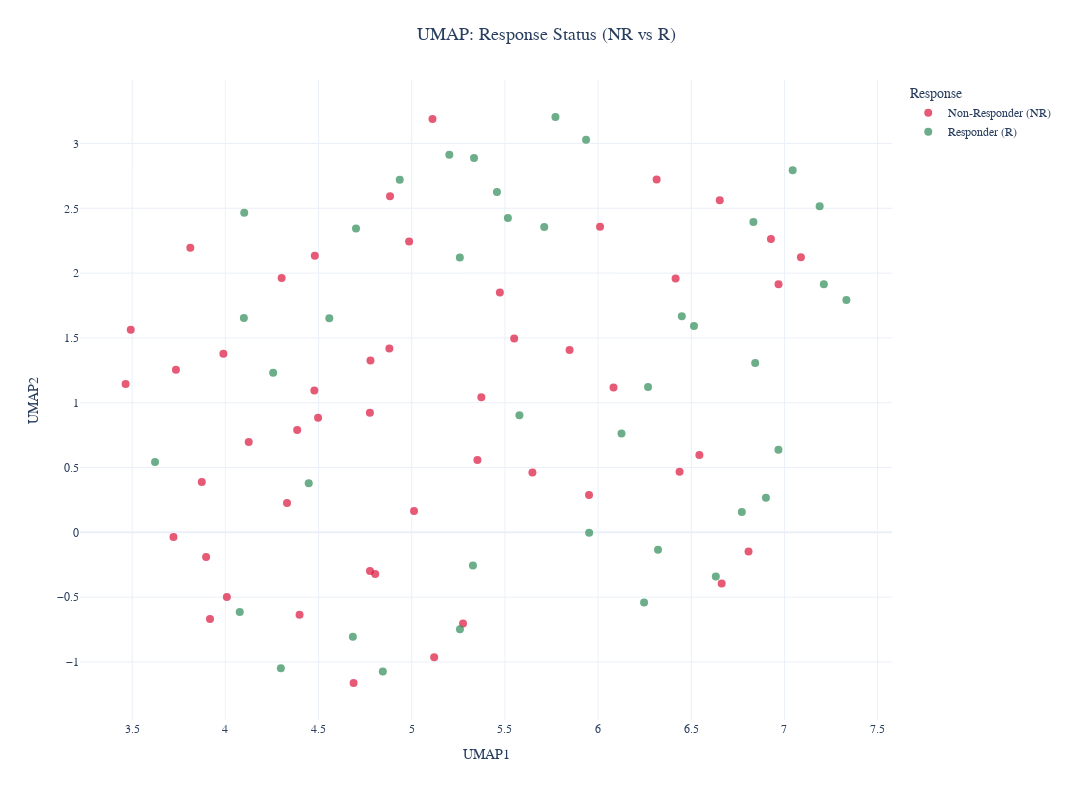
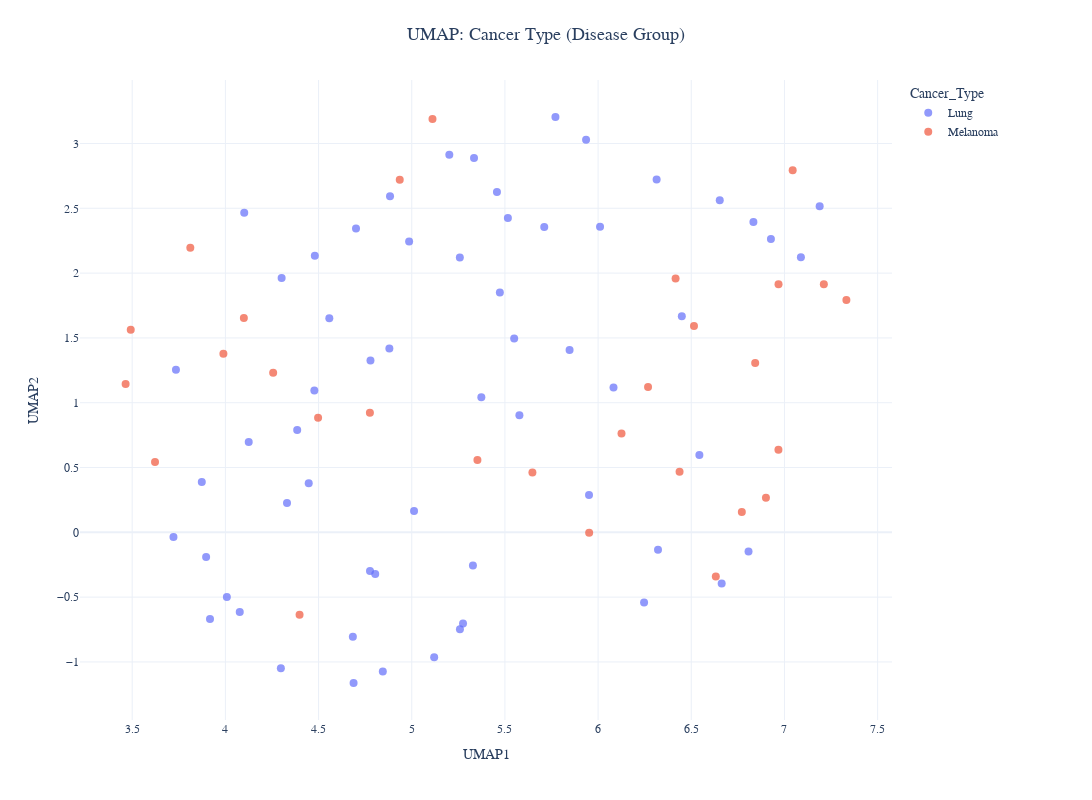

Write notebook code for charts like these, in order.
### Code cell
# %%

# [9] Separate UMAP Visualizations
def create_separate_umap_plots(X, y, df_metadata):
    """Create separate UMAP visualizations for different grouping variables."""
    if not UMAP_AVAILABLE:
        print("UMAP not available - skipping separate UMAP plots")
        return {}

    print("Generating separate UMAP visualizations...")
    scaler = StandardScaler()
    X_scaled = scaler.fit_transform(X)

    plots = {}

    # UMAP for NR vs R
    print("  - UMAP for Response Status (NR vs R)...")
    umap_model = umap.UMAP(n_components=2, random_state=42)
    X_umap = umap_model.fit_transform(X_scaled)

    plot_df = pd.DataFrame(
        {
            "UMAP1": X_umap[:, 0],
            "UMAP2": X_umap[:, 1],
            "Response": y.map({0: "Non-Responder (NR)", 1: "Responder (R)"}),
        }
    )

    # Use consistent response colors
    response_colors = get_response_colors()

    plots["umap_response"] = px.scatter(
        plot_df,
        x="UMAP1",
        y="UMAP2",
        color="Response",
        title="UMAP: Response Status (NR vs R)",
        labels={"color": "Response Status"},
        color_discrete_map=response_colors,
    )
    plots["umap_response"].update_traces(marker=dict(size=8, opacity=0.7))
    plots["umap_response"] = apply_thesis_style(
        plots["umap_response"], plot_type="medium"
    )

    # UMAP for Therapy Type
    print("  - UMAP for Therapy Type...")
    if "Therapy Subgroup" in df_metadata.columns:
        therapy_plot_df = plot_df.copy()
        therapy_plot_df["Therapy_Type"] = df_metadata["Therapy Subgroup"]

        plots["umap_therapy"] = px.scatter(
            therapy_plot_df,
            x="UMAP1",
            y="UMAP2",
            color="Therapy_Type",
            title="UMAP: Therapy Type",
            labels={"color": "Therapy Type"},
        )
        plots["umap_therapy"].update_traces(marker=dict(size=8, opacity=0.7))
        plots["umap_therapy"] = apply_thesis_style(
            plots["umap_therapy"], plot_type="medium"
        )
    else:
        print("    Warning: 'Therapy Subgroup' column not found in metadata")

    # UMAP for Cancer Type (Disease Group)
    print("  - UMAP for Cancer Type...")
    if "Disease Group" in df_metadata.columns:
        cancer_plot_df = plot_df.copy()
        cancer_plot_df["Cancer_Type"] = df_metadata["Disease Group"]

        plots["umap_cancer"] = px.scatter(
            cancer_plot_df,
            x="UMAP1",
            y="UMAP2",
            color="Cancer_Type",
            title="UMAP: Cancer Type (Disease Group)",
            labels={"color": "Cancer Type"},
        )
        plots["umap_cancer"].update_traces(marker=dict(size=8, opacity=0.7))
        plots["umap_cancer"] = apply_thesis_style(
            plots["umap_cancer"], plot_type="medium"
        )
    else:
        print("    Warning: 'Disease Group' column not found in metadata")

    return plots


print("\n--- Generating Separate UMAP Visualizations ---")
separate_umap_plots = create_separate_umap_plots(X, y, df_metadata)

for plot_name, plot_fig in separate_umap_plots.items():
    print(f"\nShowing {plot_name}...")
    plot_fig.show()

### Figure 1 — Plotly figure (JSON) as saved in the notebook; plotly's stock layout.template omitted (floating-point values rounded to 4 significant figures)
{"data": [{"hovertemplate": "Response=Non-Responder (NR)<br>UMAP1=%{x}<br>UMAP2=%{y}<extra></extra>", "legendgroup": "Non-Responder (NR)", "marker": {"color": "#DC143C", "opacity": 0.7, "size": 8, "symbol": "circle"}, "mode": "markers", "name": "Non-Responder (NR)", "orientation": "v", "showlegend": true, "type": "scatter", "x": [5.12, 4.804, 3.917, 5.275, 6.01, 4.008, 3.897, 6.663, 4.779, 4.477, 4.302, 5.847, 3.735, 5.473, 3.873, 4.88, 4.48, 6.544, 4.125, 4.331, 6.807, 5.951, 4.884, 4.688, 3.721, 6.653, 7.088, 4.986, 6.314, 5.373, 6.083, 5.012, 4.776, 4.385, 5.55, 6.927, 6.416, 6.437, 3.989, 3.465, 3.492, 3.812, 4.398, 4.497, 5.648, 5.111, 4.775, 5.352, 6.968], "xaxis": "x", "y": [-0.9636, -0.3208, -0.6682, -0.7027, 2.358, -0.4987, -0.1897, -0.3939, 1.325, 1.094, 1.963, 1.408, 1.255, 1.851, 0.3882, 1.419, 2.134, 0.5968, 0.6973, 0.2258, -0.1471, 0.2879, 2.593, -1.162, -0.03501, 2.562, 2.122, 2.243, 2.722, 1.042, 1.117, 0.1642, -0.2976, 0.7899, 1.495, 2.263, 1.959, 0.4683, 1.378, 1.144, 1.563, 2.195, -0.6359, 0.8844, 0.4609, 3.19, 0.9228, 0.5574, 1.913], "yaxis": "y"}, {"hovertemplate": "Response=Responder (R)<br>UMAP1=%{x}<br>UMAP2=%{y}<extra></extra>", "legendgroup": "Responder (R)", "marker": {"color": "#2E8B57", "opacity": 0.7, "size": 8, "symbol": "circle"}, "mode": "markers", "name": "Responder (R)", "orientation": "v", "showlegend": true, "type": "scatter", "x": [4.101, 7.189, 6.247, 5.259, 4.558, 4.447, 6.833, 5.578, 5.935, 5.328, 5.711, 5.202, 5.334, 5.516, 5.771, 4.684, 4.077, 4.298, 5.258, 4.845, 4.701, 5.457, 6.321, 6.449, 6.901, 7.044, 6.268, 5.952, 6.771, 6.968, 6.515, 6.126, 4.099, 4.936, 4.256, 3.622, 7.211, 6.632, 7.332, 6.843], "xaxis": "x", "y": [2.465, 2.516, -0.5408, -0.7476, 1.652, 0.3796, 2.395, 0.9042, 3.029, -0.2565, 2.357, 2.914, 2.888, 2.426, 3.205, -0.8061, -0.6147, -1.049, 2.12, -1.074, 2.344, 2.627, -0.1349, 1.667, 0.2677, 2.794, 1.122, -0.002798, 0.1564, 0.6369, 1.592, 0.762, 1.654, 2.721, 1.23, 0.5434, 1.914, -0.3405, 1.793, 1.306], "yaxis": "y"}], "layout": {"font": {"family": "Arial, sans-serif", "size": 14}, "height": 800, "legend": {"font": {"size": 12}, "title": {"text": "Response"}, "tracegroupgap": 0, "x": 1.02, "xanchor": "left", "y": 1, "yanchor": "top"}, "margin": {"b": 80, "l": 80, "r": 200, "t": 80}, "title": {"font": {"size": 18}, "text": "UMAP: Response Status (NR vs R)", "x": 0.5}, "width": 1200, "xaxis": {"anchor": "y", "domain": [0, 1], "tickfont": {"size": 12}, "title": {"font": {"size": 14}, "text": "UMAP1"}}, "yaxis": {"anchor": "x", "domain": [0, 1], "tickfont": {"size": 12}, "title": {"font": {"size": 14}, "text": "UMAP2"}}}}

### Figure 2 — Plotly figure (JSON) as saved in the notebook; plotly's stock layout.template omitted (floating-point values rounded to 4 significant figures)
{"data": [{"hovertemplate": "Cancer_Type=Lung<br>UMAP1=%{x}<br>UMAP2=%{y}<extra></extra>", "legendgroup": "Lung", "marker": {"color": "#636efa", "opacity": 0.7, "size": 8, "symbol": "circle"}, "mode": "markers", "name": "Lung", "orientation": "v", "showlegend": true, "type": "scatter", "x": [5.12, 4.804, 3.917, 5.275, 6.01, 4.008, 3.897, 6.663, 4.779, 4.477, 4.302, 5.847, 3.735, 5.473, 3.873, 4.88, 4.48, 6.544, 4.125, 4.331, 6.807, 5.951, 4.884, 4.688, 3.721, 6.653, 7.088, 4.986, 6.314, 5.373, 6.083, 5.012, 4.776, 4.385, 5.55, 6.927, 4.101, 7.189, 6.247, 5.259, 4.558, 4.447, 6.833, 5.578, 5.935, 5.328, 5.711, 5.202, 5.334, 5.516, 5.771, 4.684, 4.077, 4.298, 5.258, 4.845, 4.701, 5.457, 6.321, 6.449], "xaxis": "x", "y": [-0.9636, -0.3208, -0.6682, -0.7027, 2.358, -0.4987, -0.1897, -0.3939, 1.325, 1.094, 1.963, 1.408, 1.255, 1.851, 0.3882, 1.419, 2.134, 0.5968, 0.6973, 0.2258, -0.1471, 0.2879, 2.593, -1.162, -0.03501, 2.562, 2.122, 2.243, 2.722, 1.042, 1.117, 0.1642, -0.2976, 0.7899, 1.495, 2.263, 2.465, 2.516, -0.5408, -0.7476, 1.652, 0.3796, 2.395, 0.9042, 3.029, -0.2565, 2.357, 2.914, 2.888, 2.426, 3.205, -0.8061, -0.6147, -1.049, 2.12, -1.074, 2.344, 2.627, -0.1349, 1.667], "yaxis": "y"}, {"hovertemplate": "Cancer_Type=Melanoma<br>UMAP1=%{x}<br>UMAP2=%{y}<extra></extra>", "legendgroup": "Melanoma", "marker": {"color": "#EF553B", "opacity": 0.7, "size": 8, "symbol": "circle"}, "mode": "markers", "name": "Melanoma", "orientation": "v", "showlegend": true, "type": "scatter", "x": [6.416, 6.437, 3.989, 3.465, 3.492, 3.812, 4.398, 4.497, 5.648, 5.111, 4.775, 5.352, 6.968, 6.901, 7.044, 6.268, 5.952, 6.771, 6.968, 6.515, 6.126, 4.099, 4.936, 4.256, 3.622, 7.211, 6.632, 7.332, 6.843], "xaxis": "x", "y": [1.959, 0.4683, 1.378, 1.144, 1.563, 2.195, -0.6359, 0.8844, 0.4609, 3.19, 0.9228, 0.5574, 1.913, 0.2677, 2.794, 1.122, -0.002798, 0.1564, 0.6369, 1.592, 0.762, 1.654, 2.721, 1.23, 0.5434, 1.914, -0.3405, 1.793, 1.306], "yaxis": "y"}], "layout": {"font": {"family": "Arial, sans-serif", "size": 14}, "height": 800, "legend": {"font": {"size": 12}, "title": {"text": "Cancer_Type"}, "tracegroupgap": 0, "x": 1.02, "xanchor": "left", "y": 1, "yanchor": "top"}, "margin": {"b": 80, "l": 80, "r": 200, "t": 80}, "title": {"font": {"size": 18}, "text": "UMAP: Cancer Type (Disease Group)", "x": 0.5}, "width": 1200, "xaxis": {"anchor": "y", "domain": [0, 1], "tickfont": {"size": 12}, "title": {"font": {"size": 14}, "text": "UMAP1"}}, "yaxis": {"anchor": "x", "domain": [0, 1], "tickfont": {"size": 12}, "title": {"font": {"size": 14}, "text": "UMAP2"}}}}
